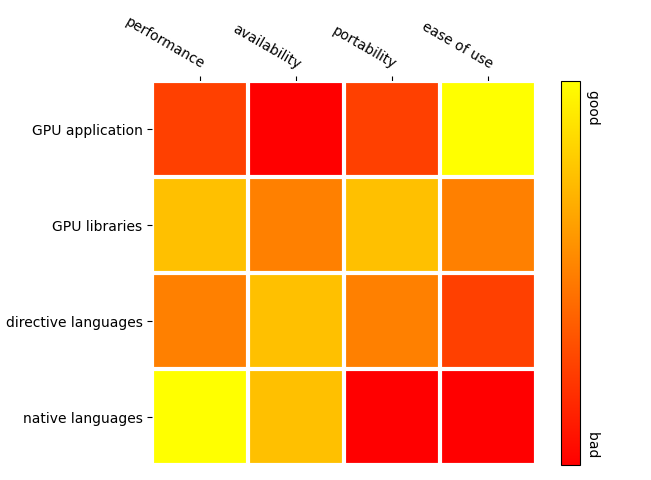

Write the Python code that produced this figure.
import matplotlib.pyplot as plt
import numpy as np


# copied from Matplotlib examples:
#   https://matplotlib.org/stable/gallery/images_contours_and_fields/image_annotated_heatmap.html

def heatmap(data, row_labels, col_labels, ax=None,
            cbar_kw=None, cbarlabel="", **kwargs):
    """
    Create a heatmap from a numpy array and two lists of labels.

    Parameters
    ----------
    data
        A 2D numpy array of shape (M, N).
    row_labels
        A list or array of length M with the labels for the rows.
    col_labels
        A list or array of length N with the labels for the columns.
    ax
        A `matplotlib.axes.Axes` instance to which the heatmap is plotted.  If
        not provided, use current Axes or create a new one.  Optional.
    cbar_kw
        A dictionary with arguments to `matplotlib.Figure.colorbar`.  Optional.
    cbarlabel
        The label for the colorbar.  Optional.
    **kwargs
        All other arguments are forwarded to `imshow`.
    """

    if ax is None:
        ax = plt.gca()

    if cbar_kw is None:
        cbar_kw = {}

    # Plot the heatmap
    im = ax.imshow(data, **kwargs)

    # Create colorbar
    cbar = ax.figure.colorbar(im, ax=ax, **cbar_kw, ticks=[])
    cbar.ax.set_ylabel(cbarlabel, rotation=-90, va="bottom")

    # Show all ticks and label them with the respective list entries.
    ax.set_xticks(np.arange(data.shape[1]), labels=col_labels)
    ax.set_yticks(np.arange(data.shape[0]), labels=row_labels)

    # Let the horizontal axes labeling appear on top.
    ax.tick_params(top=True, bottom=False,
                   labeltop=True, labelbottom=False)

    # Rotate the tick labels and set their alignment.
    plt.setp(ax.get_xticklabels(), rotation=-30, ha="right",
             rotation_mode="anchor")

    # Turn spines off and create white grid.
    ax.spines[:].set_visible(False)

    ax.set_xticks(np.arange(data.shape[1]+1)-.5, minor=True)
    ax.set_yticks(np.arange(data.shape[0]+1)-.5, minor=True)
    ax.grid(which="minor", color="w", linestyle='-', linewidth=3)
    ax.tick_params(which="minor", bottom=False, left=False)

    return im, cbar



approach = [
        'GPU application',
        'GPU libraries',
        'directive languages',
        'native languages',
        ]
metric = ['performance', 'availability', 'portability', 'ease of use']

data = np.array([[2, 0, 2, 8],
                 [6, 4, 6, 4],
                 [4, 6, 4, 2],
                 [8, 6, 0, 0]])


fig, ax = plt.subplots()
im, cbar = heatmap(data, approach, metric, ax=ax,
                   cmap='autumn',
                   cbarlabel='good                                                                      bad',
                   )

fig.tight_layout()
plt.show()  # -> save png manually

# doesn't work: left hand text is a bit cut off
#plt.savefig('gpu-approaches.png')
